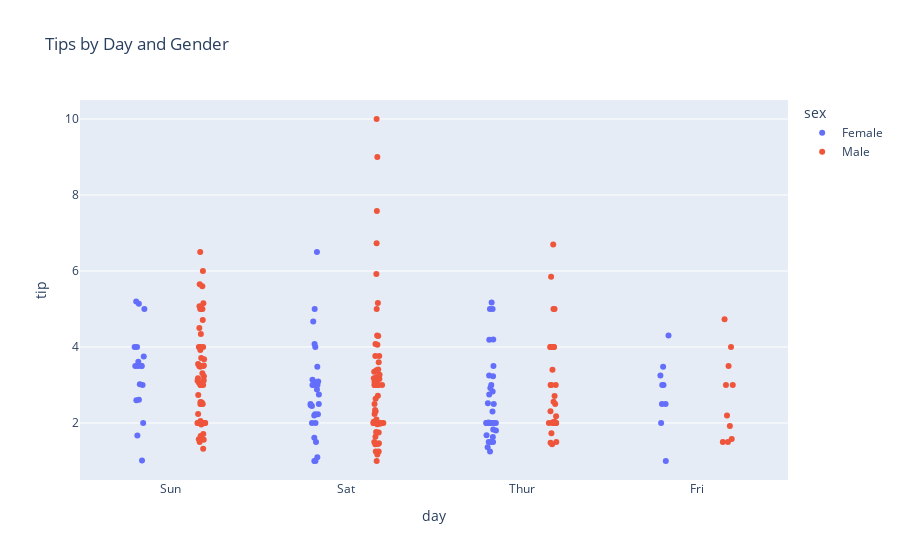

The notebook cell saved with this chart:
### Code cell
# Strip plot example
fig = px.strip(df, x='day', y='tip', color='sex', title='Tips by Day and Gender')
fig.show()

### Figure 1 — Plotly figure (JSON) as saved in the notebook; plotly's stock layout.template omitted (floating-point values rounded to 4 significant figures; data arrays with more than 128 entries replaced by an {"elided": "..."} marker saying what was removed)
{"data": [{"alignmentgroup": "True", "boxpoints": "all", "fillcolor": "rgba(255,255,255,0)", "hoveron": "points", "hovertemplate": "sex=Female<br>day=%{x}<br>tip=%{y}<extra></extra>", "legendgroup": "Female", "line": {"color": "rgba(255,255,255,0)"}, "marker": {"color": "#636efa"}, "name": "Female", "offsetgroup": "Female", "orientation": "v", "pointpos": 0, "showlegend": true, "type": "box", "x": ["Sun", "Sun", "Sun", "Sun", "Sun", "Sun", "Sat", "Sat", "Sat", "Sat", "Sat", "Sat", "Sun", "Sun", "Sat", "Sat", "Sat", "Sat", "Sat", "Sat", "Sat", "Thur", "Thur", "Fri", "Fri", "Fri", "Fri", "Fri", "Sat", "Sat", "Sat", "Sat", "Sat", "Sun", "Sun", "Thur", "Thur", "Thur", "Thur", "Thur", "Thur", "Thur", "Thur", "Thur", "Thur", "Thur", "Thur", "Thur", "Thur", "Thur", "Thur", "Thur", "Thur", "Thur", "Thur", "Thur", "Thur", "Sun", "Sun", "Sun", "Sun", "Sun", "Sat", "Sat", "Sun", "Sun", "Sun", "Thur", "Thur", "Thur", "Thur", "Thur", "Thur", "Thur", "Sat", "Sat", "Sat", "Sat", "Sat", "Fri", "Fri", "Fri", "Fri", "Sat", "Sat", "Sat", "Thur"], "x0": " ", "xaxis": "x", "y": [1.01, 3.61, 5.0, 3.02, 1.67, 3.5, 2.75, 2.23, 3.0, 3.0, 2.45, 3.07, 2.6, 5.2, 1.5, 2.47, 1.0, 3.0, 3.14, 5.0, 2.2, 1.83, 5.17, 1.0, 4.3, 3.25, 2.5, 3.0, 2.5, 3.48, 4.08, 4.0, 1.0, 4.0, 3.5, 1.5, 1.8, 2.92, 1.68, 2.52, 4.2, 2.0, 2.0, 2.83, 1.5, 2.0, 3.25, 1.25, 2.0, 2.0, 2.75, 3.5, 5.0, 2.3, 1.5, 1.36, 1.63, 5.14, 3.75, 2.61, 2.0, 3.0, 1.61, 2.0, 4.0, 3.5, 3.5, 4.19, 5.0, 2.0, 2.01, 2.0, 2.5, 3.23, 2.23, 2.5, 6.5, 1.1, 3.09, 3.48, 3.0, 2.5, 2.0, 2.88, 4.67, 2.0, 3.0], "y0": " ", "yaxis": "y"}, {"alignmentgroup": "True", "boxpoints": "all", "fillcolor": "rgba(255,255,255,0)", "hoveron": "points", "hovertemplate": "sex=Male<br>day=%{x}<br>tip=%{y}<extra></extra>", "legendgroup": "Male", "line": {"color": "rgba(255,255,255,0)"}, "marker": {"color": "#EF553B"}, "name": "Male", "offsetgroup": "Male", "orientation": "v", "pointpos": 0, "showlegend": true, "type": "box", "x": {"elided": "157 str values"}, "x0": " ", "xaxis": "x", "y": {"elided": "157 float values"}, "y0": " ", "yaxis": "y"}], "layout": {"boxmode": "group", "legend": {"title": {"text": "sex"}, "tracegroupgap": 0}, "title": {"text": "Tips by Day and Gender"}, "xaxis": {"anchor": "y", "domain": [0, 1], "title": {"text": "day"}}, "yaxis": {"anchor": "x", "domain": [0, 1], "title": {"text": "tip"}}}}
